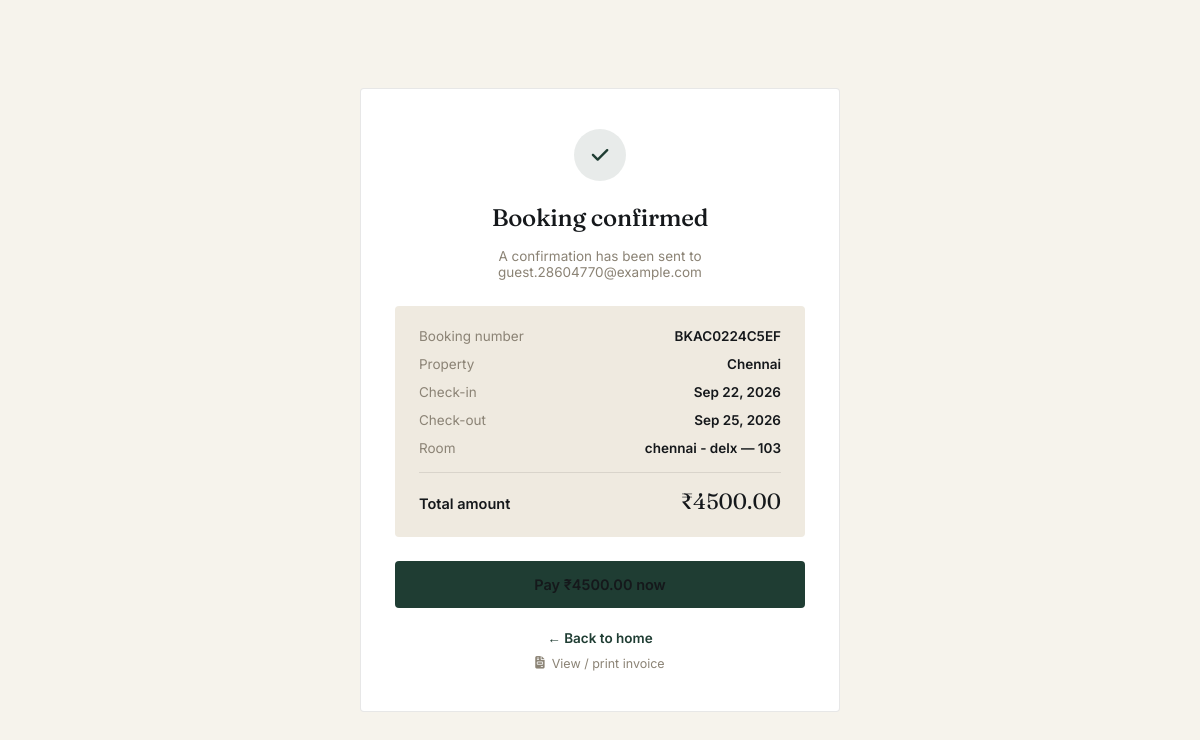
/book/confirmation/BKAC0224C5EF/, run on the app's committed database.
### apps/bookings/models.py (models this page shows, shortened)
class Booking(BaseModel):
    class Status(models.TextChoices):
        PENDING = 'PENDING', 'Pending'          # created, payment/confirmation not finalized
        CONFIRMED = 'CONFIRMED', 'Confirmed'
        CHECKED_IN = 'CHECKED_IN', 'Checked In'
        CHECKED_OUT = 'CHECKED_OUT', 'Checked Out'
        CANCELLED = 'CANCELLED', 'Cancelled'
        NO_SHOW = 'NO_SHOW', 'No Show'
    class Source(models.TextChoices):
        DIRECT = 'DIRECT', 'Direct / Front Desk'
        WEBSITE = 'WEBSITE', 'Website'
        BOOKING_COM = 'BOOKING_COM', 'Booking.com'
        AGODA = 'AGODA', 'Agoda'
        EXPEDIA = 'EXPEDIA', 'Expedia'
        OTHER_OTA = 'OTHER_OTA', 'Other OTA'
    booking_number = models.CharField(max_length=30, unique=True, db_index=True)
    property = models.ForeignKey(Property, on_delete=models.CASCADE, related_name='bookings')
    guest = models.ForeignKey(Guest, on_delete=models.PROTECT, related_name='bookings')
    check_in_date = models.DateField(db_index=True)
    check_out_date = models.DateField(db_index=True)
    status = models.CharField(max_length=20, choices=Status.choices, default=Status.PENDING)
    source = models.CharField(max_length=20, choices=Source.choices, default=Source.DIRECT)
    adults = models.PositiveSmallIntegerField(default=1)
    children = models.PositiveSmallIntegerField(default=0)
    special_requests = models.TextField(blank=True)
    total_amount = models.DecimalField(max_digits=12, decimal_places=2, default=0)
    paid_amount = models.DecimalField(max_digits=12, decimal_places=2, default=0)
    ota_reference = models.CharField(max_length=100, blank=True, db_index=True)
    cancelled_at = models.DateTimeField(null=True, blank=True)
    cancellation_reason = models.TextField(blank=True)
    class Meta:
        db_table = 'bookings'
        verbose_name = 'Booking'
        verbose_name_plural = 'Bookings'
        ordering = ['-created_at']
        indexes = [
            models.Index(fields=['property', 'check_in_date', 'check_out_date']),
            models.Index(fields=['status']),
        ]
    def balance_due(self):
        return self.total_amount - self.paid_amount

class BookingRoom(BaseModel):
    booking = models.ForeignKey(Booking, on_delete=models.CASCADE, related_name='booking_rooms')
    room = models.ForeignKey(Room, on_delete=models.PROTECT, related_name='booking_rooms')
    room_type = models.ForeignKey(RoomType, on_delete=models.PROTECT, related_name='booking_rooms')
    rate_plan = models.ForeignKey(RatePlan, on_delete=models.PROTECT, related_name='booking_rooms')
    check_in_date = models.DateField()
    check_out_date = models.DateField()
    rate_amount = models.DecimalField(max_digits=10, decimal_places=2)  # total for this room's stay
    adults = models.PositiveSmallIntegerField(default=1)
    children = models.PositiveSmallIntegerField(default=0)
    class Meta:
        db_table = 'booking_rooms'
        verbose_name = 'Booking Room'
        verbose_name_plural = 'Booking Rooms'
        ordering = ['check_in_date']

### apps/guests/models.py (models this page shows, shortened)
class Guest(BaseModel):
    first_name = models.CharField(max_length=100)
    last_name = models.CharField(max_length=100)
    email = models.EmailField(blank=True, db_index=True)
    phone = models.CharField(max_length=20, blank=True, db_index=True)
    id_proof_type = models.CharField(max_length=50, blank=True)  # Passport, Aadhaar, Driving License, etc.
    id_proof_number = models.CharField(max_length=100, blank=True)
    nationality = models.CharField(max_length=100, blank=True)
    address = models.CharField(max_length=500, blank=True)
    city = models.CharField(max_length=100, blank=True)
    country = models.CharField(max_length=100, blank=True)
    date_of_birth = models.DateField(null=True, blank=True)
    notes = models.TextField(blank=True)  # VIP preferences, allergies, special requests etc.
    class Meta:
        db_table = 'guests'
        verbose_name = 'Guest'
        verbose_name_plural = 'Guests'
        ordering = ['first_name', 'last_name']
        indexes = [
            models.Index(fields=['email']),
            models.Index(fields=['phone']),
        ]
    @property
    def full_name(self):
        return f"{self.first_name} {self.last_name}"

### apps/properties/models.py (models this page shows, shortened)
class Property(BaseModel):
    name = models.CharField(max_length=255)
    code = models.CharField(max_length=20, unique=True, db_index=True)
    address = models.CharField(max_length=500)
    city = models.CharField(max_length=100)
    state = models.CharField(max_length=100)
    country = models.CharField(max_length=100)
    phone = models.CharField(max_length=20, blank=True)
    email = models.EmailField(blank=True)
    check_in_time = models.TimeField(default='12:00:00')
    check_out_time = models.TimeField(default='11:00:00')
    tax_number = models.CharField(max_length=50, blank=True)
    class Meta:
        db_table = 'properties'
        verbose_name = 'Property'
        verbose_name_plural = 'Properties'
        ordering = ['name']

class RoomType(BaseModel):
    property = models.ForeignKey(
        Property, on_delete=models.CASCADE, related_name='room_types'
    )
    name = models.CharField(max_length=255)
    code = models.CharField(max_length=20, db_index=True)
    description = models.TextField(blank=True)
    max_adults = models.PositiveSmallIntegerField(default=2)
    max_children = models.PositiveSmallIntegerField(default=0)
    max_occupancy = models.PositiveSmallIntegerField(default=2)
    base_occupancy = models.PositiveSmallIntegerField(default=2)
    default_price = models.DecimalField(
        max_digits=10, decimal_places=2, default=0,
        help_text="Fixed nightly price used when no date-specific RoomRate exists."
    )
    class Meta:
        db_table = 'room_types'
        verbose_name = 'Room Type'
        verbose_name_plural = 'Room Types'
        ordering = ['property', 'name']
        unique_together = [('property', 'code')]

class Room(BaseModel):
    class RoomStatus(models.TextChoices):
        AVAILABLE = 'AVAILABLE', 'Available'
        OCCUPIED = 'OCCUPIED', 'Occupied'
        RESERVED = 'RESERVED', 'Reserved'
        BLOCKED = 'BLOCKED', 'Blocked'
        MAINTENANCE = 'MAINTENANCE', 'Maintenance'
        OUT_OF_SERVICE = 'OUT_OF_SERVICE', 'Out of Service'
    property = models.ForeignKey(
        Property, on_delete=models.CASCADE, related_name='rooms'
    )
    room_type = models.ForeignKey(
        RoomType, on_delete=models.CASCADE, related_name='rooms'
    )
    room_number = models.CharField(max_length=20)
    floor = models.CharField(max_length=20, blank=True)
    status = models.CharField(
        max_length=20, choices=RoomStatus.choices, default=RoomStatus.AVAILABLE
    )
    class Meta:
        db_table = 'rooms'
        verbose_name = 'Room'
        verbose_name_plural = 'Rooms'
        ordering = ['property', 'room_type', 'room_number']
        unique_together = [('property', 'room_number')]

### apps/public/views.py (the view)
# urls.py: path('book/confirmation/<str:booking_number>/', confirmation, name='confirmation'),
def confirmation(request, booking_number):
    from apps.bookings.models import Booking
    booking = Booking.objects.select_related('guest', 'property').prefetch_related(
        'booking_rooms__room', 'booking_rooms__room_type'
    ).filter(booking_number=booking_number).first()
    if not booking:
        messages.error(request, 'Booking not found.')
        return redirect('public:landing')
    return render(request, 'public/confirmation.html', {'booking': booking})

### apps/public/templates/public/confirmation.html (shortened to what this page needs)
{% load static %}
<!DOCTYPE html>
<html lang="en">
<head>
<link rel="stylesheet" href="https://cdnjs.cloudflare.com/ajax/libs/font-awesome/6.4.0/css/all.min.css">
</head>
<body>
<div class="card">
  <div class="check"><i class="fa-solid fa-check"></i></div>
  <h1>Booking confirmed</h1>
  <p class="sub">A confirmation has been sent to {{ booking.guest.email }}</p>
  <div class="details">
    <div class="drow"><span class="l">Booking number</span><span class="v">{{ booking.booking_number }}</span></div>
    <div class="drow"><span class="l">Property</span><span class="v">{{ booking.property.name }}</span></div>
    <div class="drow"><span class="l">Check-in</span><span class="v">{{ booking.check_in_date|date:"M j, Y" }}</span></div>
    <div class="drow"><span class="l">Check-out</span><span class="v">{{ booking.check_out_date|date:"M j, Y" }}</span></div>
    {% for br in booking.booking_rooms.all %}
    <div class="drow"><span class="l">Room</span><span class="v">{{ br.room_type.name }} — {{ br.room.room_number }}</span></div>
    {% endfor %}
    <div class="dtotal"><span class="l">Total amount</span><span class="v">₹{{ booking.total_amount }}</span></div>
  </div>
  {% if booking.balance_due > 0 %}
  <button id="pay-now-btn" class="btn-pay">Pay ₹{{ booking.balance_due }} now</button>
  {% endif %}
  <div class="links">
    <a href="{% url 'public:landing' %}" class="link-home">← Back to home</a>
    <a href="{% url 'public:invoice' booking.booking_number %}" target="_blank" class="link-invoice">
      <i class="fa-solid fa-file-invoice"></i> View / print invoice
    </a>
  </div>
</div>
</body>
</html>

### apps/public/templates/public/confirmation.html (style rules this page uses)
:root { --ink:#15181B; --paper:#F6F3EC; --paper-2:#EFEAE0; --bottle:#1F3D33; --bottle-light:#2B5245; --stone:#8B8375; --line: rgba(21,24,27,0.10); }
* { box-sizing:border-box; }
body { margin:0; min-height:100vh; display:flex; align-items:center; justify-content:center; padding:24px; font-family:'Inter',sans-serif; background:var(--paper); color:var(--ink); -webkit-font-smoothing:antialiased; }
h1,.serif { font-family:'Fraunces',serif; font-weight:500; letter-spacing:-0.01em; }
p { margin:0; }
a { color:inherit; text-decoration:none; }
.card { width:100%; max-width:480px; background:var(--white); background:#fff; border:1px solid var(--line); border-radius:4px; padding:40px 34px; text-align:center; }
.check { width:52px; height:52px; border-radius:100px; background:rgba(31,61,51,0.10); color:var(--bottle); display:flex; align-items:center; justify-content:center; margin:0 auto; font-size:19px; }
h1 { font-size:24px; margin-top:22px; }
.sub { font-size:13.5px; color:var(--stone); margin-top:8px; }
.details { background:var(--paper-2); border-radius:4px; margin-top:26px; padding:22px 24px; text-align:left; display:flex; flex-direction:column; gap:12px; }
.drow { display:flex; justify-content:space-between; font-size:13.5px; }
.drow .l { color:var(--stone); }
.drow .v { font-weight:600; }
.dtotal { border-top:1px solid var(--line); margin-top:4px; padding-top:14px; display:flex; justify-content:space-between; align-items:baseline; }
.dtotal .l { font-size:14.5px; font-weight:600; }
.dtotal .v { font-family:'Fraunces',serif; font-size:22px; }
.btn-pay { width:100%; margin-top:24px; padding:15px; border:none; border-radius:4px; background:var(--bottle); color:var(--white); font-family:'Inter',sans-serif; font-weight:600; font-size:14.5px; cursor:pointer; transition:background .18s ease; }
.links { margin-top:22px; display:flex; flex-direction:column; gap:10px; }
.link-home { font-size:13.5px; font-weight:600; color:var(--bottle); }
.link-invoice { font-size:12.5px; color:var(--stone); display:inline-flex; align-items:center; justify-content:center; gap:7px; }

### data on the page
Booking: guest.email "guest.28604770@example.com", booking_number "BKAC0224C5EF", property.name "Chennai", check_in_date "Sep 22, 2026", check_out_date "Sep 25, 2026", total_amount "4500.00", balance_due "4500.00"
BookingRoom: room_type.name "chennai - delx", room.room_number "103"
